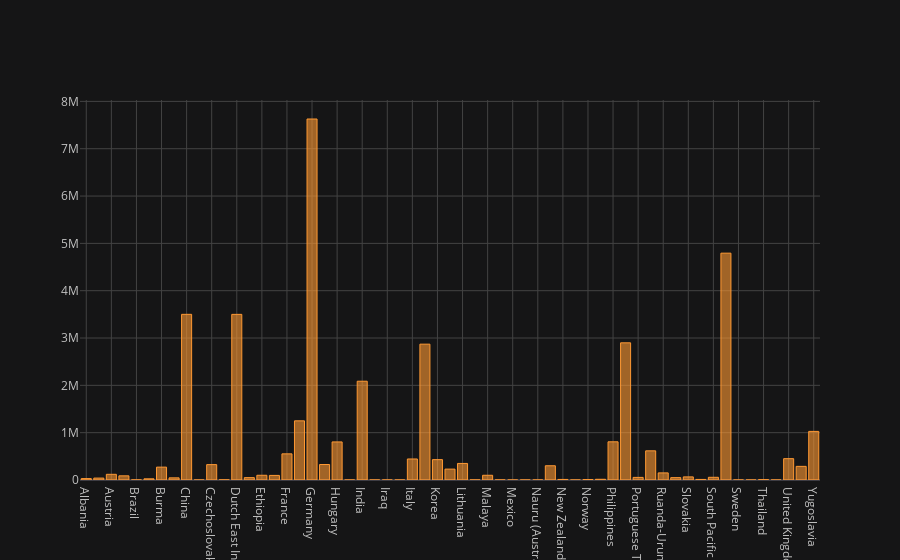

Notebook code for this chart:
### Code cell
nations['DeathsFinal'].sum().iplot(kind='bar',filename='DeathBar')

### Figure 1 — Plotly figure (JSON) as saved in the notebook; plotly's stock layout.template omitted (floating-point values rounded to 4 significant figures)
{"data": [{"marker": {"color": "rgba(255, 153, 51, 0.6)", "line": {"color": "rgba(255, 153, 51, 1.0)", "width": 1}}, "name": "DeathsFinal", "orientation": "v", "text": "", "type": "bar", "uid": "fcc9858c-6570-4585-9509-cf1f234aab43", "x": ["Albania", "Australia", "Austria", "Belgium", "Brazil", "Bulgaria", "Burma", "Canada", "China", "Cuba", "Czechoslovakia", "Denmark", "Dutch East Indies", "Estonia", "Ethiopia", "Finland", "France", "French Indochina", "Germany", "Greece", "Hungary", "Iceland", "India", "Iran", "Iraq", "Ireland", "Italy", "Japan", "Korea", "Latvia", "Lithuania", "Luxembourg", "Malaya", "Malta", "Mexico", "Mongolia", "Nauru (Australian)", "Netherlands", "New Zealand", "Newfoundland", "Norway", "Papua and New Guinea (Australian)", "Philippines", "Poland", "Portuguese Timor", "Romania", "Ruanda-Urundi (Belgian)", "Singapore", "Slovakia", "South Africa", "South Pacific Mandate (Japanese)", "Soviet Union", "Sweden", "Switzerland", "Thailand", "Turkey", "United Kingdom", "United States", "Yugoslavia"], "y": [30000, 40500, 120000, 88000, 2000, 25000, 272000, 45400, 3500789, 100, 325000, 3200, 3500000, 50000, 100000, 97000, 552600, 1250000, 7628176, 327550, 804500, 200, 2087000, 200, 500, 200, 444290, 2870000.0, 430500, 230000, 350000, 2000, 100000, 1500, 100, 300, 500, 301000, 11900, 100, 9500, 15000, 807000, 2898500, 55000, 616400, 150000, 50000, 65500, 11900, 57000, 4792982, 600, 100, 7600, 200, 450901, 288001, 1027000]}], "layout": {"legend": {"bgcolor": "#151516", "font": {"color": "#D9D9D9"}}, "paper_bgcolor": "#151516", "plot_bgcolor": "#151516", "title": {"font": {"color": "#D9D9D9"}}, "xaxis": {"gridcolor": "#434343", "showgrid": true, "tickfont": {"color": "#C2C2C2"}, "title": {"font": {"color": "#D9D9D9"}, "text": ""}, "zerolinecolor": "#666570"}, "yaxis": {"gridcolor": "#434343", "showgrid": true, "tickfont": {"color": "#C2C2C2"}, "title": {"font": {"color": "#D9D9D9"}, "text": ""}, "zerolinecolor": "#666570"}}}
